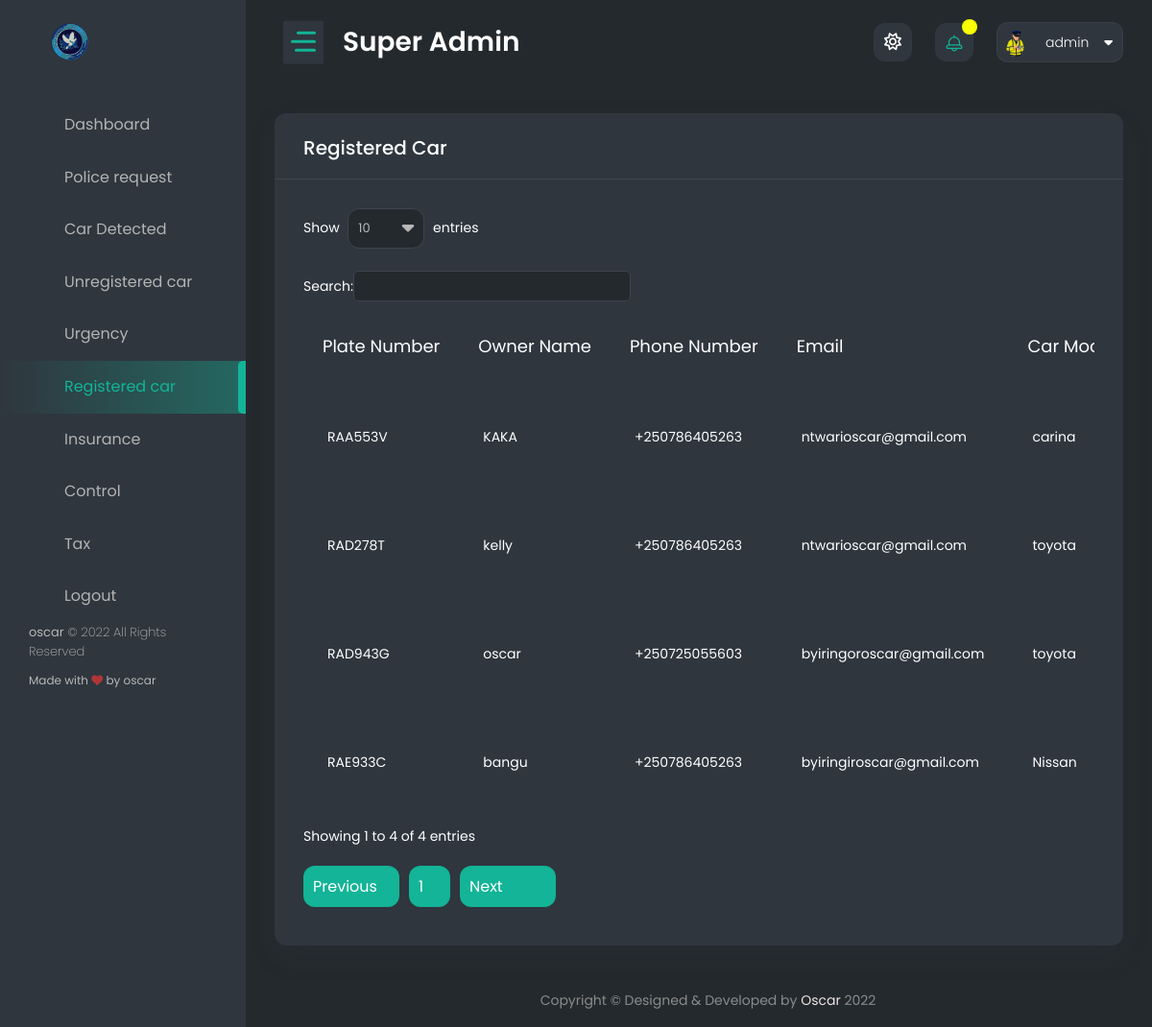
The page /superimboniadmin/admin_registered_car/ (signed in) on the database its author committed.
### authentication/models.py (models this page shows, shortened)
class Profile(models.Model):
    user = models.OneToOneField(User, on_delete=models.CASCADE)
    user_image = models.ImageField(upload_to='images/', default='profile.png', )
    date_of_birth = models.DateField(max_length=250, blank=True, null=True)
    id_number = models.PositiveIntegerField(blank=True, null=True)
    email = models.EmailField(blank=True, null=True)
    rank = models.CharField(max_length=50, blank=True, null=True)
    residence = models.CharField(max_length=50, blank=True, null=True)

class User(AbstractBaseUser):
    name = models.CharField(max_length=255, null=False)
    phone_number = PhoneNumberField(unique=True)
    is_verified = models.BooleanField(default=False)
    is_verified_police = models.BooleanField(default=False)
    is_two_f_enable = models.BooleanField(default=False)
    is_active = models.BooleanField(default=True)
    staff = models.BooleanField(default=False)
    admin = models.BooleanField(default=False)
    USERNAME_FIELD = 'phone_number'
    REQUIRED_FIELDS = ['name']
    objects = UserManager()
    objects = UserManager()
    objects = UserManager()

### car_plate/models.py (models this page shows, shortened)
class Car_registration(models.Model):
    id = models.UUIDField(
        default=uuid.uuid4,
        unique=True,
        primary_key=True,
        editable=False
    )
    owner_name = models.CharField(max_length=50)
    Owner_Id = models.IntegerField()
    car_model = models.CharField(max_length=200, null=False)
    owner_phone_number = PhoneNumberField()
    phone_number_assign = PhoneNumberField(blank=True, null=True)
    owner_email = models.EmailField()
    plate_number = models.CharField(max_length=20, unique=True)
    time_done = models.DateTimeField(auto_now_add=True)
    class Meta:
        verbose_name_plural = 'Car Registration'
        ordering = ['-id']

### admin_panel/views.py (the view)
# urls.py: path('admin_registered_car/', admin_registered_car, name='admin_registered_car'),
def admin_registered_car(request):
    all_car = Car_registration.objects.all()
    context = {
        'car': all_car
    }
    return render(request, 'super_temp/admin_registered_car.html', context)

### authentication/context_processors.py (called while the page is built)
def extras(request):
    user = request.user
    if user.is_authenticated:
        police_req = Police_request.objects.filter(police=user).first()
        profile_police = get_object_or_404(Profile, user=user)
        user_small = user.name
        user_small = user_small.split(' ')
        user_small = user_small[0][:2].upper()
        police_req = police_req
    else:
        profile_police = None
        user_small = None
        police_req = None
    return {
        'profile': profile_police,
        'user': user,
        'user_small': user_small,
        'police_req': police_req
    }

def message_review(request):
    try:
        user = request.user
        message_all = Send_message.objects.filter(police_user=user)[:10]
        user_small = user.name
        user_small = user_small.split(' ')
        user_small = user_small[0][:2].upper()
    except:
        message_all = []
        user_small = 'AA'
    return {
        'message_all': message_all,
        'user_small': user_small
    }

### admin_panel/templates/super_temp/admin_registered_car.html (shortened to what this page needs)
{% extends 'super_police/base.html' %}
{% load static %}
{% block content %}
    <div class="content-body">
			<div class="container-fluid">
				<div class="row">
                    <div class="col-12">
                        <div class="card">
                            <div class="card-header">
                                <h4 class="card-title">Registered Car</h4>
                            </div>
                            <div class="card-body">
                                <div class="table-responsive">
                                    <table id="example4" class="display" style="min-width: 645px">
                                        <thead>
                                            <tr>
                                                <th>Plate number</th>
                                                <th>Owner name</th>
                                                <th>Phone number</th>
                                                <th>Email</th>
                                                <th>Car Model </th>
                                            </tr>
                                        </thead>
                                        <tbody>
                                        {% for car in car %}
                                            <tr>
                                                <td>{{ car.plate_number }}</td>
                                                <td>{{ car.owner_name }}</td>
                                                <td>{{ car.owner_phone_number }}</td>
                                                <td>{{ car.owner_email }}</td>
                                                <td>{{ car.car_model}}</td>
                                            </tr>
                                        {% endfor %}
                                        </tbody>
                                    </table>
                                </div>
                            </div>
                        </div>
                    </div>
				</div>
            </div>
        </div>
{% endblock %}

### templates/super_police/base.html (shortened to what this page needs)
<!DOCTYPE html>
<html lang="en">
<head>
    {% load static %}
	<link href="{% static 'dashboard/vendor/owl-carousel/owl.carousel.css' %}" rel="stylesheet">
    <link href="{% static 'dashboard/vendor/bootstrap-select/dist/css/bootstrap-select.min.css' %}" rel="stylesheet">
    <link href="{% static 'dashboard/css/style.css' %}" rel="stylesheet">
	<link href="{% static 'dashboard/cdn.lineicons.com/2.0/LineIcons.css' %}" rel="stylesheet">
</head>
<body>
    <div id="main-wrapper">
        <div class="nav-header">
            <a href="" class="brand-logo">
                <img class="logo-abbr" src="{% static 'home/images/policelogo.svg' %}" alt="" style="height: 120px; width: 120px; ">
            </a>
            <div class="nav-control">
                <div class="hamburger">
                    <span class="line"></span><span class="line"></span><span class="line"></span>
                </div>
            </div>
        </div>
        <div class="header">
            <div class="header-content">
                <nav class="navbar navbar-expand">
                    <div class="collapse navbar-collapse justify-content-between">
                        <div class="header-left">
                            <div class="dashboard_bar">
                                Super Admin
                            </div>
                        </div>
                        <ul class="navbar-nav header-right">
							<li class="nav-item dropdown notification_dropdown">
                                <a class="nav-link bell dz-theme-mode active" href="javascript:void(0);">
									<i id="icon-light" class="far fa-sun"></i>
                                </a>
							</li>
                            <li class="nav-item dropdown notification_dropdown">
                                <a class="nav-link  ai-icon" href="javascript:;" role="button" data-bs-toggle="dropdown">
									<div class="pulse-css"></div>
                                </a>
                            </li>
                            <li class="nav-item dropdown header-profile">
                                <a class="nav-link" href="" role="button" data-bs-toggle="dropdown">
                                    <img src="{{ profile.user_image.url }}" width="20" alt=""/>
									<div class="header-info">
										<span>{{ user.name }}<i class="fa fa-caret-down ms-3" aria-hidden="true"></i></span>
									</div>
                                </a>
                            </li>
                        </ul>
                    </div>
                </nav>
            </div>
        </div>
        <div class="deznav">
            <div class="deznav-scroll">
				<ul class="metismenu" id="menu">
                    <li><a class="ai-icon" href="{% url 'admin_dashboard' %}" aria-expanded="false">
							<i class="flaticon-layout"></i>
							<span class="nav-text">Dashboard</span>
						</a>
                    </li>
                    <li><a class="ai-icon" href="{% url 'police_request_list' %}" aria-expanded="false">
						<i class="flaticon-monitor"></i>
							<span class="nav-text">Police request</span>
						</a>
                    </li>
                    <li><a class="ai-icon" href="{% url 'admin_all_captured' %}" aria-expanded="false">
							<i class="flaticon-bar-chart-1"></i>
							<span class="nav-text">Car Detected</span>
						</a>
                    </li>
                    <li><a class="ai-icon" href="{% url 'admin_unregistered_car' %}" aria-expanded="false">
							<i class="flaticon-web"></i>
							<span class="nav-text">Unregistered car</span>
						</a>
                    </li>
                    <li><a class="ai-icon" href="{% url 'admin_urgence_car' %}" aria-expanded="false">
							<i class="flaticon-plugin"></i>
							<span class="nav-text">Urgency</span>
						</a>
                    </li>
                    <li><a class="ai-icon" href="{% url 'admin_registered_car' %}" aria-expanded="false">
							<i class="flaticon-contract"></i>
							<span class="nav-text">Registered car</span>
						</a>
                    </li>
                    <li><a class="ai-icon" href="{% url 'admin_insurance' %}" aria-expanded="false">
							<i class="flaticon-contract"></i>
							<span class="nav-text">Insurance</span>
						</a>
                    </li>
                    <li><a class="ai-icon" href="{% url 'admin_control' %}" aria-expanded="false">
							<i class="flaticon-contract"></i>
							<span class="nav-text">Control</span>
						</a>
                    </li>
                    <li><a class="ai-icon" href="{% url 'admin_tax' %}" aria-expanded="false">
							<i class="flaticon-contract"></i>
							<span class="nav-text">Tax</span>
						</a>
                    </li>
                    <li><a class="ai-icon" href="{% url 'adminlogout' %}" aria-expanded="false">
							<i class="flaticon-table"></i>
							<span class="nav-text">Logout</span>
						</a>
                    </li>
                </ul>
				<div class="copyright">
					<p class="fs-13 font-w200"><strong class="font-w400">oscar</strong> © 2022 All Rights Reserved</p>
					<p>Made with <i class="fa fa-heart text-danger"></i> by oscar</p>
				</div>
			</div>
        </div>
        {% block content %}
        {% endblock %}
        <div class="footer">
            <div class="copyright">
                <p>Copyright © Designed &amp; Developed by <a href="https://www.facebook.com/koracode/" target="_blank">Oscar</a> 2022</p>
            </div>
        </div>
    </div>
</body>
</html>

### rows shown on the page
Profile: user_image (placeholder picture)
User: name "admin"
Car_registration: plate_number "RAD943G", owner_name "oscar", owner_phone_number "+250725055603", owner_email "byiringoroscar@gmail.com", car_model "toyota"
Car_registration: plate_number "RAE933C", owner_name "bangu", owner_phone_number "+250786405263", owner_email "byiringiroscar@gmail.com", car_model "Nissan"
Car_registration: plate_number "RAA553V", owner_name "KAKA", owner_phone_number "+250786405263", owner_email "ntwarioscar@gmail.com", car_model "carina"
Car_registration: plate_number "RAD278T", owner_name "kelly", owner_phone_number "+250786405263", owner_email "ntwarioscar@gmail.com", car_model "toyota"
